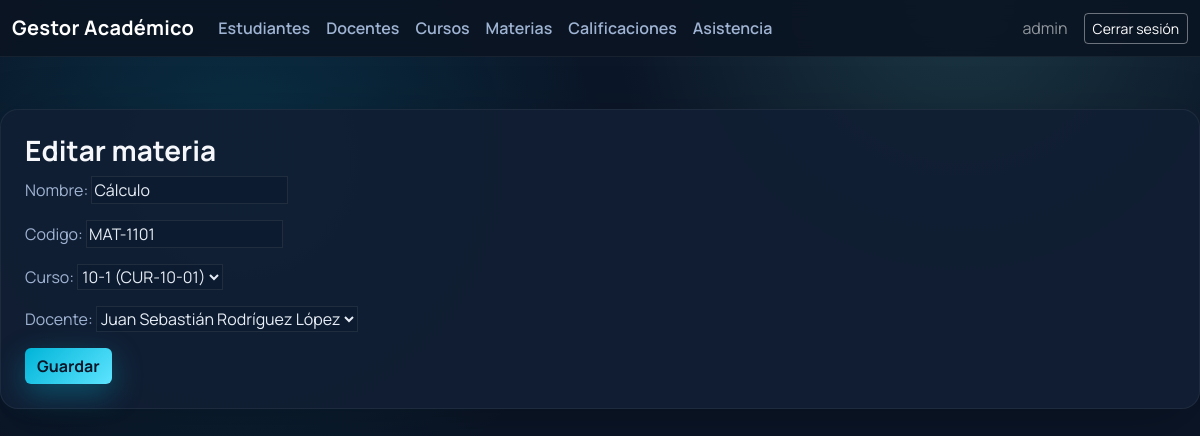
Screenshot of /materias/1/editar/ (signed in) with the database file from the repository.
### academico/models.py (models this page shows, shortened)
class Materia(models.Model):
    nombre = models.CharField(max_length=100)
    codigo = models.CharField(max_length=20, unique=True)
    curso = models.ForeignKey(Curso, on_delete=models.CASCADE, related_name="materias")
    docente = models.ForeignKey(Docente, on_delete=models.SET_NULL, null=True, blank=True, related_name="materias")

class Curso(models.Model):
    nombre = models.CharField(max_length=100)
    codigo = models.CharField(max_length=20, unique=True)
    anio = models.IntegerField()
    activo = models.BooleanField(default=True)
    def __str__(self):
        return f"{self.nombre} ({self.codigo})"

### academico/views.py (the view)
# urls.py: path("materias/<int:pk>/editar/", views.materia_update, name="materia_update"),
@rol_requerido("ADMIN")
def materia_update(request, pk):
    materia = get_object_or_404(Materia, pk=pk)
    if request.method == "POST":
        form = MateriaForm(request.POST, instance=materia)
        if form.is_valid():
            form.save()
            messages.success(request, "Materia actualizada correctamente.")
            return redirect("materia_list")
    else:
        form = MateriaForm(instance=materia)
    return render(request, "materias/materia_form.html", {"form": form})

### academico/forms.py
class MateriaForm(forms.ModelForm):
    class Meta:
        model = Materia
        fields = ["nombre", "codigo", "curso", "docente"]

### academico/context_processors.py (called while the page is built)
def perfil_usuario(request):
    perfil = None
    if request.user.is_authenticated:
        try:
            perfil = request.user.perfil
        except Perfil.DoesNotExist:
            perfil = None
    return {"perfil_usuario": perfil}

### academico/models.py (called while the page is built)
    def __str__(self):
        return self.user.get_full_name() or self.user.username

### templates/materias/materia_form.html (shortened to what this page needs)
{% extends "base.html" %}
{% block content %}
<h3>{% if form.instance.pk %}Editar{% else %}Nueva{% endif %} materia</h3>
<form method="post">
    {{ form.as_p }}
    <button class="btn btn-primary" type="submit">Guardar</button>
</form>
{% endblock %}

### templates/base.html (shortened to what this page needs)
<!DOCTYPE html>
<html lang="es">
<head>
    <link href="https://cdn.jsdelivr.net/npm/bootstrap@5.3.3/dist/css/bootstrap.min.css" rel="stylesheet">
</head>
<body>
<nav class="navbar navbar-expand-lg navbar-dark mb-4">
    <div class="container-fluid">
        <a class="navbar-brand" href="{% url 'dashboard' %}">Gestor Académico</a>
        <div class="collapse navbar-collapse" id="navbarNav">
            {% if user.is_authenticated %}
                {% if user.is_superuser %}
                <ul class="navbar-nav me-auto">
                    <li class="nav-item"><a class="nav-link" href="{% url 'estudiante_list' %}">Estudiantes</a></li>
                    <li class="nav-item"><a class="nav-link" href="{% url 'docente_list' %}">Docentes</a></li>
                    <li class="nav-item"><a class="nav-link" href="{% url 'curso_list' %}">Cursos</a></li>
                    <li class="nav-item"><a class="nav-link" href="{% url 'materia_list' %}">Materias</a></li>
                    <li class="nav-item"><a class="nav-link" href="{% url 'calificacion_list' %}">Calificaciones</a></li>
                    <li class="nav-item"><a class="nav-link" href="{% url 'asistencia_list' %}">Asistencia</a></li>
                </ul>
                {% elif perfil_usuario and perfil_usuario.rol == "DOCENTE" %}
                <ul class="navbar-nav me-auto">
                    <li class="nav-item"><a class="nav-link" href="{% url 'docente_mis_materias' %}">Mis materias</a></li>
                    <li class="nav-item"><a class="nav-link" href="{% url 'asistencia_list' %}">Asistencia (vista general)</a></li>
                </ul>
                {% endif %}
                <span class="navbar-text me-3">
                    {{ user.get_username }}
                </span>
                <a href="{% url 'logout' %}" class="btn btn-outline-light btn-sm">Cerrar sesión</a>
            {% else %}
                <a href="{% url 'login' %}" class="btn btn-outline-light btn-sm ms-auto">Ingresar</a>
            {% endif %}
        </div>
    </div>
</nav>
<main class="container-xxl page-shell">
    <div class="page-surface">
        {% block content %}{% endblock %}
    </div>
</main>
</body>
</html>

### templates/base.html (style rules this page uses)
:root { --bg-main: #0b1628; --card: #0f1f35; --card-soft: #132742; --text: #e7edf6; --muted: #9fb3d2; --primary: #00b4d8; --primary-strong: #0091b5; --accent: #80ffea; --shadow: 0 20px 60px rgba(0, 0, 0, 0.25); }
* { font-family: 'Manrope', system-ui, -apple-system, sans-serif; }
body { background: radial-gradient(circle at 20% 20%, rgba(0,180,216,0.16), transparent 32%), radial-gradient(circle at 80% 0%, rgba(128,255,234,0.14), transparent 28%), var(--bg-main); color: var(--text); min-height: 100vh; }
.navbar { background: rgba(10,20,35,0.9); backdrop-filter: blur(10px); border-bottom: 1px solid rgba(255,255,255,0.06); }
.navbar-brand { font-weight: 700; letter-spacing: 0.3px; }
.nav-link { color: var(--muted) !important; font-weight: 600; }
.page-shell { padding: 28px 0 60px; }
.page-surface { background: rgba(17, 31, 52, 0.9); border: 1px solid rgba(255,255,255,0.06); border-radius: 18px; padding: 24px; box-shadow: var(--shadow); }
h1, h2, h3, h4, h5 { color: #f5f7fb; font-weight: 700; }
p, label, small { color: var(--muted); }
.btn-primary { background: linear-gradient(135deg, var(--primary), #5de4ff); border: none; color: #0b1628; font-weight: 700; box-shadow: 0 10px 30px rgba(0,180,216,0.35); }
.btn-outline-light { border-color: rgba(255,255,255,0.4); color: #fff; }
input, select, textarea { background: #0c1b2f !important; color: var(--text) !important; border: 1px solid rgba(255,255,255,0.08) !important; }
input::placeholder, textarea::placeholder { color: #6f86a9 !important; }

### rows the page displays
Materia: nombre "Cálculo", codigo "MAT-1101", curso "10-1 (CUR-10-01)", docente "Juan Sebastián Rodríguez López"

### other values shown
{{ user.get_username }} "admin"
